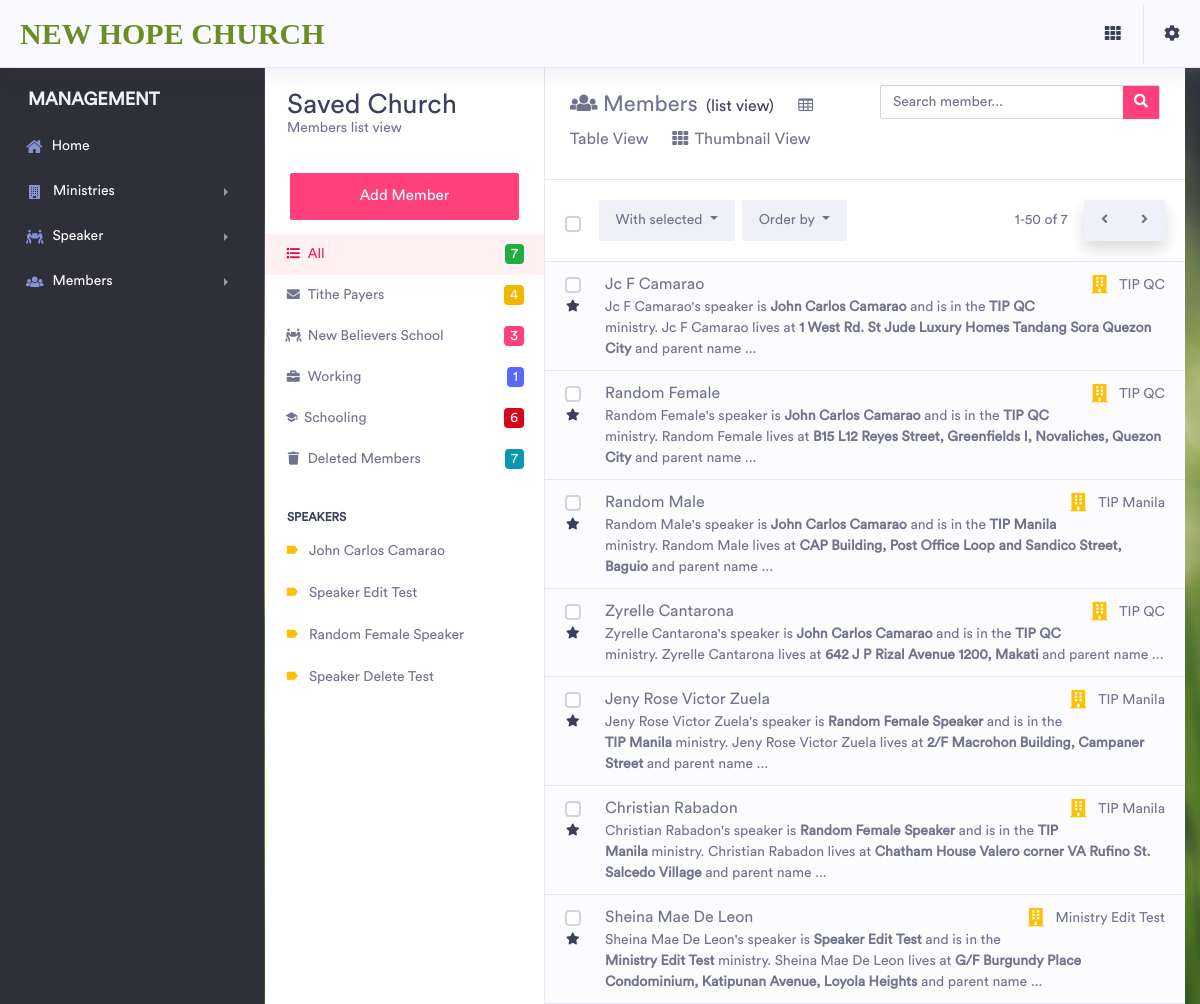
The page /members/list/ (signed in) on the database its author committed.
### Member/models.py (models this page shows, shortened)
class Speaker(models.Model):
    name = models.CharField(max_length=255)
    age = models.PositiveIntegerField(null=True, blank=True)
    telephone = models.PositiveIntegerField(null=True, blank=True)
    picture = models.ImageField(upload_to=upload_image_path, null=True, blank=True)
    def __str__(self):
        return self.name

class Member(models.Model):
    name = models.CharField(max_length=255)
    active = models.BooleanField()
    speaker = models.ForeignKey(Speaker, on_delete=models.CASCADE, null=True, blank=True)
    ministry = models.ForeignKey(Ministry, on_delete=models.CASCADE, null=True, blank=True)
    telephone = models.PositiveIntegerField(null=True, blank=True)
    location = models.CharField(max_length=255)
    fathers_name = models.CharField(max_length=255, null=True, blank=True)
    mothers_name = models.CharField(max_length=255, null=True, blank=True)
    guardians_name = models.CharField(max_length=255, null=True, blank=True)
    new_believer_school = models.BooleanField()
    pays_tithe = models.BooleanField()
    working = models.BooleanField()
    schooling = models.BooleanField()
    picture = models.ImageField(upload_to=upload_image_path, null=True, blank=True)
    objects = MemberManager()

class Ministry(models.Model):
    name = models.CharField(max_length=255)
    telephone = models.PositiveIntegerField(null=True, blank=True)
    description = models.TextField()
    leader = models.CharField(max_length=255)
    def __str__(self):
        return self.name

### Member/views.py (the view)
# urls.py: path('list/', list_members, name="list_members"),
@login_required
def list_members(request):
    template = "members/list.html"
    members = Member.objects.active()
    speakers = Speaker.objects.all()
    ministries = Ministry.objects.all()
    profile = UserProfile.objects.get_or_create(user=request.user)
    context = {
        "profile": profile,
        "members": members, "speakers": speakers, "ministries": ministries, "total": len(members),
        "total_tithe": len(Member.objects.pays_tithe()),
        "total_new_believers": len(Member.objects.new_believer_school()),
        "total_schooling": len(Member.objects.schooling()),
        "total_working": len(Member.objects.working()),
        "total_delete": len(members),
        "status": "all"
    }
    return render(request, template, context)

### Member/models.py (called while the page is built)
    def active(self):
        qs = self.get_queryset().filter(active=True)
        return qs

    def new_believer_school(self):
        return self.active().filter(new_believer_school=True)

    def pays_tithe(self):
        return self.active().filter(pays_tithe=True)

    def working(self):
        return self.active().filter(working=True)

    def schooling(self):
        return self.active().filter(schooling=True)

### templates/members/list.html (shortened to what this page needs)
{% extends 'base.html' %}
{% block content %}
    <div class="dashboard-wrapper">
        <div class="container-fluid table">
                <aside class="page-aside">
                    <div class="aside-content">
                        <div class="aside-header">
                            <button class="navbar-toggle" data-target=".aside-nav" data-toggle="collapse" type="button"><span class="icon"></span></button><span class="title">Saved Church</span>
                            <p class="description">Members list view </p>
                        </div>
                        <div class="aside-compose"><a class="btn btn-lg btn-secondary btn-block" href="{% url 'add_member' %}">Add Member</a></div>
                        <div class="aside-nav collapse">
                            <ul class="nav">
                                <li class="{% if status %}active{% endif %}"><a href="{% url 'list_members' %}"><span class="icon"><i class="fas fa-fw fa-list"></i></span>All<span class="badge badge-success float-right">{{ total }}</span></a></li>
                                <li class="{% if tithe %}active{% endif %}"><a href="{% url 'get_members_by_statuses' 'tithe' %}"><span class="icon"><i class="fas fa-fw  fa-envelope"></i></span>Tithe Payers <span class="badge badge-warning float-right text-light">{{ total_tithe }}</span></a></li>
                                <li class="{% if new_believers %}active{% endif %}"><a href="{% url 'get_members_by_statuses' 'new_believers' %}"><span class="icon"><i class="fas fa-fw fa-people-carry"></i></span>New Believers School<span class="badge badge-secondary float-right">{{ total_new_believers }}</span></a></li>
                                <li class="{% if working %}active{% endif %}"><a href="{% url 'get_members_by_statuses' 'working' %}"><span class="icon"><i class="fas fa-fw fa-briefcase"></i></span>Working<span class="badge badge-primary float-right">{{ total_working }}</span></a></li>
                                <li class="{% if schooling %}active{% endif %}"><a href="{% url 'get_members_by_statuses' 'schooling' %}"><span class="icon"><i class="mdi mdi-school"></i></span>Schooling<span class="badge badge-danger float-right">{{ total_schooling }}</a></li>
                                <li class="{{ active }}"><a href="{% url 'list_deleted_members' %}"><span class="icon"><i class="fas fa-fw fa-trash"></i></span>Deleted Members <span class="badge badge-info float-right">{{ total_delete }}</span></a></li>
                            </ul><span class="title">Speakers</span>
                            <ul class="nav nav-pills nav-stacked">
                                {% for speaker in speakers %}
                                <li class="{% if speaker_name %}active{% endif %}">
                                    <a href="{% url 'get_members_by_speaker' speaker.name %}" id="{{ speaker.pk }}">
                                        <i class="m-r-10 mdi mdi-label text-warning"></i>{{ speaker.name }}
                                    </a>
                                </li>
                                {% endfor %}
                            </ul>
                        </div>
                    </div>
                </aside>
                <div class="main-content container-fluid p-0">
                    <div class="email-inbox-header">
                        <div class="row">
                            <div class="col-lg-6">
                                <div class="email-title">
                                    <span class="icon"><i class="fas fa-users"></i></span> Members <span class="new-messages">(list view)</span>
                                    <a href="{% url 'table_members' %}" class="ml-3 h6"><i class="mr-1 fa fa-fw fa-table"></i>Table View</a>
                                    <a href="{% url 'thumbnail_members' %}" class="ml-3 h6"><i class="mr-1 fas fa-fw fa-th"></i>Thumbnail View</a>
                                </div>
                            </div>
                            <div class="col-lg-6">
                                <div class="email-search">
                                    <form action="{% url 'search_members' %}" method="get">
                                        <div class="input-group input-search">
                                            <input class="form-control" type="text" placeholder="Search member..." name="q"><span class="input-group-btn">
                                            <button class="btn btn-secondary" type="submit"><i class="fas fa-search"></i></button></span>
                                        </div>
                                    </form>
                                </div>
                            </div>
                        </div>
                    </div>
                    <div class="email-filters">
                        <div class="email-filters-left">
                            <div class="btn-group">
                                <button class="btn btn-light dropdown-toggle" data-toggle="dropdown" type="button">
                                    With selected </button>
                            </div>
                            <div class="btn-group">
                                <button class="btn btn-light dropdown-toggle" data-toggle="dropdown" type="button">Order by </button>
                            </div>
                        </div>
                        <div class="email-filters-right"><span class="email-pagination-indicator">1-50 of {{ total }}</span>
                            <div class="btn-group email-pagination-nav shadow">
                                <button class="btn btn-light" type="button"><i class="fas fa-angle-left"></i></button>
                                <button class="btn btn-light" type="button"><i class="fas fa-angle-right"></i></button>
                            </div>
                        </div>
                    </div>
                    <div class="email-list">
                        {% for member in members %}
                            <div class="email-list-item">
                                <div class="email-list-actions">
                                    <label class="custom-control custom-checkbox">
                                    </label><a class="favorite active" href="#"><span><i class="fas fa-star text-dark"></i></span></a>
                                </div>
                                <div class="email-list-detail"><span class="date float-right"><span class="icon"><i class="fas fa-building text-warning"></i> </span>{{ member.ministry }}</span><span class="from">{{ member.name }}</span>
                                    <a href="{% url 'detail_member' member.pk %}">
                                        <p class="msg">
                                            {{ member.name }}'s speaker is <b>{{ member.speaker }}</b> and is in the <b>{{ member.ministry }}</b> ministry. {{ member.name }}
                                        lives at <b>{{ member.location }}</b> and parent name ...
                                        </p>
                                    </a>
                                </div>
                            </div>
                        {% endfor %}
                    </div>
                </div>
            </div>
{% endblock content %}

### rows shown on the page
Speaker: name "John Carlos Camarao"
Speaker: name "Speaker Edit Test"
Speaker: name "Random Female Speaker"
Speaker: name "Speaker Delete Test"
Member: ministry "TIP QC", name "Jc F Camarao", speaker "John Carlos Camarao", location "1 West Rd. St Jude Luxury Homes Tandang Sora Quezon City"
Member: ministry "TIP QC", name "Random Female", speaker "John Carlos Camarao", location "B15 L12 Reyes Street, Greenfields I, Novaliches, Quezon City"
Member: ministry "TIP Manila", name "Random Male", speaker "John Carlos Camarao", location "CAP Building, Post Office Loop and Sandico Street, Baguio"
Member: ministry "TIP QC", name "Zyrelle Cantarona", speaker "John Carlos Camarao", location "642 J P Rizal Avenue 1200, Makati"
Member: ministry "TIP Manila", name "Jeny Rose Victor Zuela", speaker "Random Female Speaker", location "2/F Macrohon Building, Campaner Street"
Member: ministry "TIP Manila", name "Christian Rabadon", speaker "Random Female Speaker", location "Chatham House Valero corner VA Rufino St. Salcedo Village"
Member: ministry "Ministry Edit Test", name "Sheina Mae De Leon", speaker "Speaker Edit Test", location "G/F Burgundy Place Condominium, Katipunan Avenue, Loyola Heights"

### other values the page prints
{{ total }} "7"
{{ total_tithe }} "4"
{{ total_new_believers }} "3"
{{ total_working }} "1"
{{ total_schooling }} "6"
{{ total_delete }} "7"
